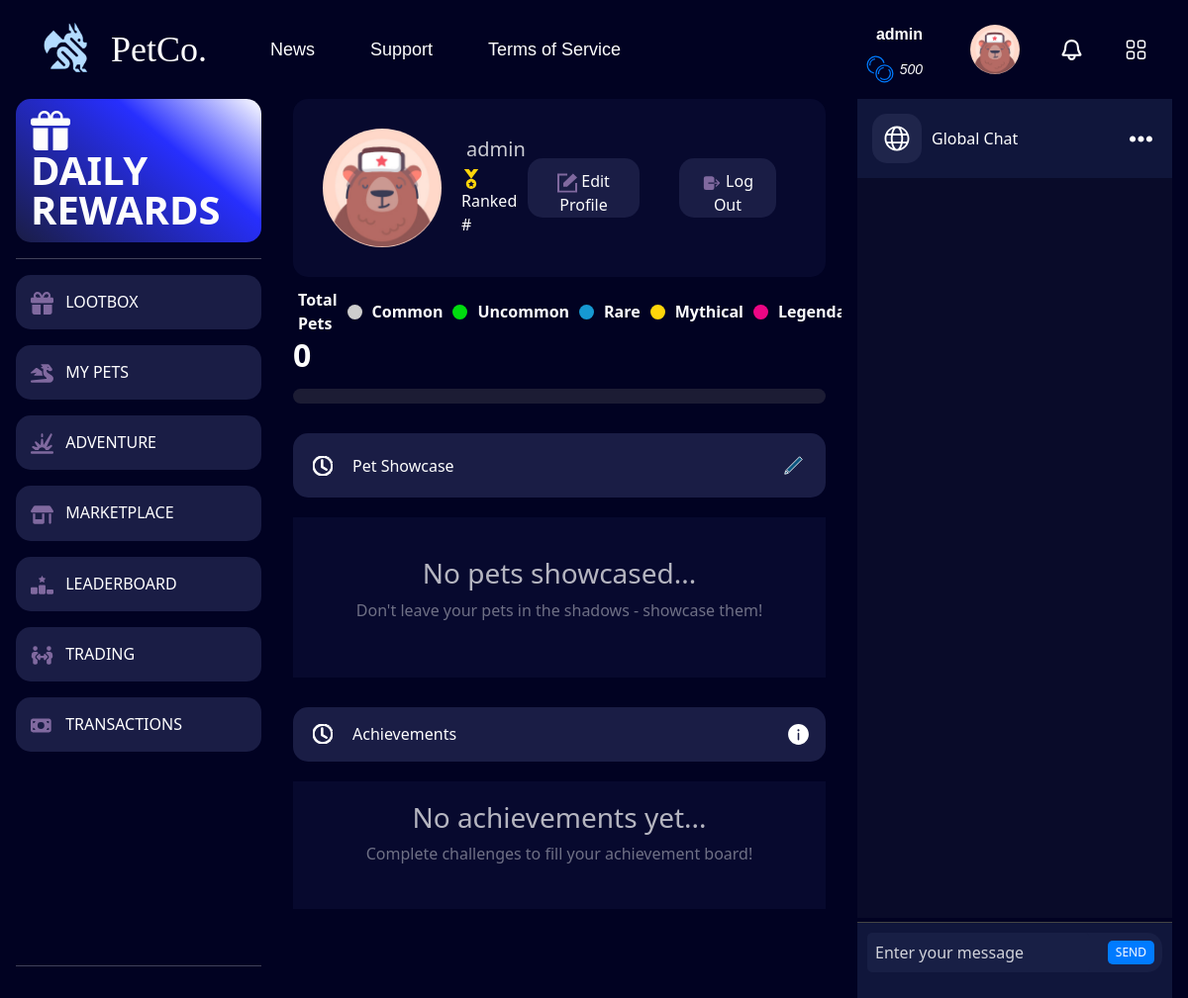
The page /profile/ (signed in) on the database as committed earlier.
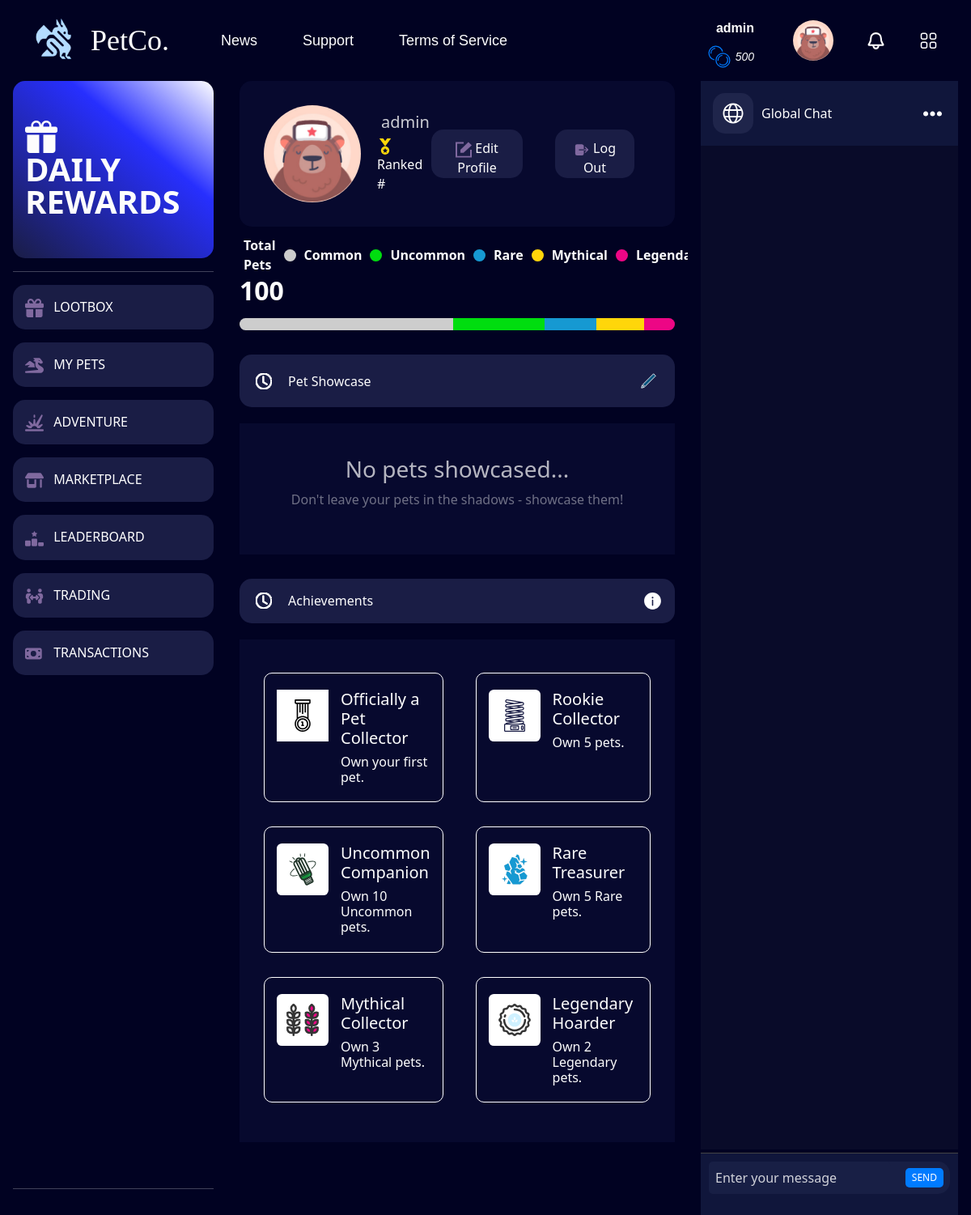
The same page on the database as committed later.
### user_profile/models.py (models this page shows)
class UserAchievements(models.Model):
    user = models.ForeignKey(User, on_delete=models.CASCADE, related_name="achievements")
    achievement_name = models.CharField(max_length=100)
    date_earned = models.DateTimeField(auto_now_add=True)

### user_profile/views.py (the view)
# urls.py: path('', views.user_profile, name='profile'),
@login_required(login_url='login')
def user_profile(request, username=None):
    if username:
        profile = get_object_or_404(Profile, user__username=username)
    else:
        profile = get_object_or_404(Profile, user=request.user)
    full_name = f"{profile.first_name} {profile.last_name}"
    is_own_profile = request.user == profile.user
    pets = Inventory.objects.select_related('pet_id').filter(owner_id=request.user.id)
    showcased_pets = profile.showcased_pets.all()
    total_pets, rarity_ctr, rarity_bar = rarity_stats(request.user.id)
    filtered_rarity = request.GET.get('rarity', 'all')
    pets = rarity_filter(pets, filtered_rarity)
    achievement_types = list(achievements.keys())
    curr_page = achievement_pages(request, achievement_types)
    current_category = curr_page.object_list[0]
    category_achievements = achievements[current_category]
    unlocked_achievements = check_achievements(request.user)
    context = {
        'profile': profile,
        'is_own_profile': is_own_profile,
        'fullname': full_name,
        'total_pets': total_pets,
        'rarity_bar': rarity_bar,
        'rarity_ctr': rarity_ctr,
        'pets': pets,
        'showcased_pets': showcased_pets,
        'filtered_rarity': filtered_rarity,
        "current_category": current_category,
        "category_achievements": category_achievements,
        "paginator": curr_page.paginator,
        "curr_page": curr_page,
        "unlocked_achievements": unlocked_achievements,
    }
    return render(request, 'user_profile/user_profile.html', context)

### base_template/context_processor.py (called while the page is built)
def profile_context(request):
    if request.user.is_authenticated:
        try:
            profile = Profile.objects.get(user = request.user)
            return {'navbar_profile': profile}
        except Profile.DoesNotExist:
            return {'navbar_profile': None}
    return {'navbar_profile': None}

### login_register/models.py (called while the page is built)
    def get_profile_image_url(self):
        if self.uploaded_avatar:
            return self.uploaded_avatar.url
        elif self.avatar:
            return f'/media/avatars/{self.avatar}'
        return '/media/avatars/avatar1.png'

### notification/context_processor.py (called while the page is built)
def notification_context(request):
    if request.user.is_authenticated:
        notifications = Notification.objects.filter(user=request.user, notif_status=Notification.Status.unread).count()
        return {'notifications': notifications}
    return {'notifications': 0}

### user_profile/views.py (called while the page is built, shortened)
def rarity_filter(pets, rarity):
    if rarity == 'all':
        return pets

### user_profile/templates/user_profile/user_profile.html (shortened to what the changed rows need)
{% extends 'base.html' %}
{% load static %}
{% block css %}
    <link rel="stylesheet" href="{% static 'user_profile.css' %}">
{% endblock %}
{% block content %}
<div class="total-pets">
    <div class="total-pets-header">
        <div> Total Pets </div>
        <div class="pets-rarity">
        </div>
    </div>
    <div class="pets-ctr">
        {{ total_pets }}
    </div>
    <div class="pets-bar">
        <div style="background-color: #CDCDCD; width: {{ rarity_bar.common }}%;"
             data-bs-toggle="tooltip"
             data-bs-placement="top"
             title="{{ rarity_ctr.common }} pets"></div>
        <div style="background-color: #00DD0F; width: {{ rarity_bar.uncommon }}%;"
             data-bs-toggle="tooltip"
             data-bs-placement="top"
             title="{{ rarity_ctr.uncommon }} pets"></div>
        <div style="background-color: #1699D2; width: {{ rarity_bar.rare }}%;"
             data-bs-toggle="tooltip"
             data-bs-placement="top"
             title="{{ rarity_ctr.rare }} pets"></div>
        <div style="background-color: #FFD60A; width: {{ rarity_bar.mythical }}%;"
             data-bs-toggle="tooltip"
             data-bs-placement="top"
             title="{{ rarity_ctr.mythical }} pets"></div>
        <div style="background-color: #ED0685; width: {{ rarity_bar.legendary }}%;"
             data-bs-toggle="tooltip"
             data-bs-placement="top"
             title="{{ rarity_ctr.legendary }} pets"></div>
    </div>
</div>
<div class="pet-showcase">
    <div style="margin: 20px 0px; padding: 20px 20px; background-color: #07092E;">
        <div class="mb-4">
            {% if unlocked_achievements %}
                <div class="achievements-list mt-3" id="achievements">
                    {% for achievement in unlocked_achievements %}
                        <div class="achievement-item">
                            <div class="achievement-badge">
                                {{ achievement.badge|safe }}
                            </div>
                            <div class="achievement-deets">
                                <h5 class="achievement-title">{{ achievement.name }}</h5>
                                <h6 class="achievement-description">{{ achievement.description }}</h6>
                            </div>
                        </div>
                    {% endfor %}
                </div>
            {% else %}
                <div class="no-pets-showcased">
                    <h3> No achievements yet...</h3>
                    {% if is_own_profile %}
                        <p> Complete challenges to fill your achievement board! </p>
                    {% else %}
                        <p> This user hasn't unlocked any achievements yet, but stay tuned! </p>
                    {% endif %}
                </div>
            {% endif %}
        </div>
    </div>
</div>
{% endblock %}

Rows that differ between the two databases and show on the page:
added UserAchievements: name "Officially a Pet Collector", description "Own your first pet."
added UserAchievements: name "Rookie Collector", description "Own 5 pets."
added UserAchievements: name "Uncommon Companion", description "Own 10 Uncommon pets."
added UserAchievements: name "Rare Treasurer", description "Own 5 Rare pets."
added UserAchievements: name "Mythical Collector", description "Own 3 Mythical pets."
now on this page (row edited): UserAchievements: name "Legendary Hoarder", description "Own 2 Legendary pets."
Other text that changed with them:
{{ total_pets }}: "0" → "100"
text no longer shown: "No achievements yet... Complete challenges to fill your achievement board!"
